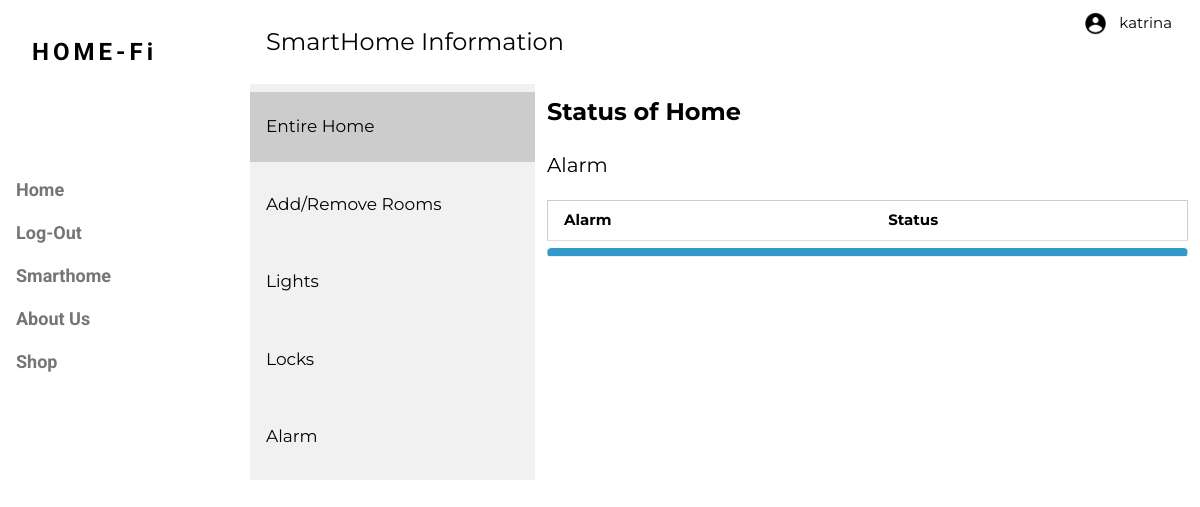
The page /status/ (signed in) on the database as committed earlier.
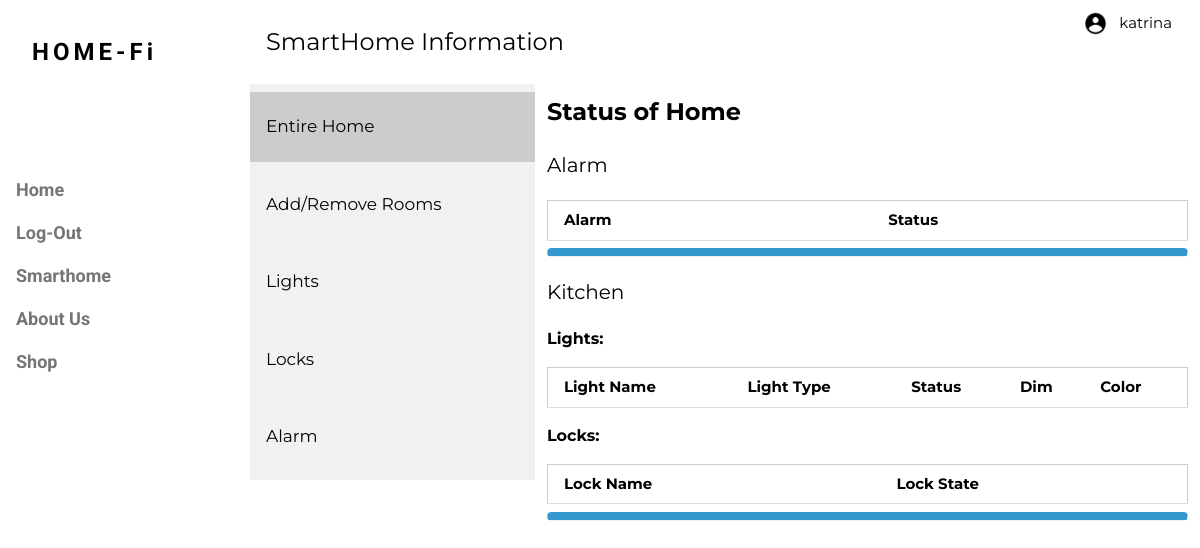
The same page on the database as committed later.
### homepg/models.py (models this page shows, shortened)
class Room(models.Model):
    owner = models.ForeignKey(User, on_delete=models.CASCADE)
    roomName = models.CharField(max_length=20)

### homepg/views.py (the view)
# urls.py: path("status/", views.status, name="status-page"),
def status(request):
    dbEntries = {
        'rooms': Room.objects.filter(owner=request.user),
        'lights': Light.objects.filter(owner=request.user),
        'locks': Lock.objects.filter(owner=request.user),
        'alarms': Alarm.objects.filter(owner=request.user),
    }
    return render(request, "homepg/smarthome.html", dbEntries)

### homepg/templates/homepg/smarthome.html (shortened to what this page needs)
{% extends "homepg/base.html" %}
{% block content %}
	<header class="w3-container w3-xlarge">
		<p class="w3-left">SmartHome Information</p>
		<p class="w3-right">
			<table>
				<tr>
					<td>{% load static %}<img class="w3-icons" src="{% static 'images/UserIcon.png' %}" alt="Account Icon" style="float: right" /> </td>
					{% if user.is_authenticated %}
						<td style="font-size: 15px;padding:10px"> {{user.username}}</td>
					{% else %}
						<td style="font-size: 15px;padding:10px"> Guest </td>
					{% endif %}
				</tr>
			</table>
		</p>
	</header>
    <div class="tab">
	  <button class="tablinks" onclick="openTab(event, 'Entire Home')" id="defaultOpen">Entire Home</button>
	  <button class="tablinks" onclick="openTab(event, 'Rooms')"> Add/Remove Rooms</button>
	  <button class="tablinks" onclick="openTab(event, 'Lights')">Lights</button>
		<button class="tablinks" onclick="openTab(event, 'Locks')">Locks</button>
		<button class="tablinks" onclick="openTab(event, 'Alarm')">Alarm</button>
	</div>
	<div id="Entire Home" class="tabcontent" style="border:none">
	  <h3 style="font-weight:bold">Status of Home</h3>
		<p style="font-size:20px">Alarm</p>
		<table class="w3-table-all">
			<tr>
				<th>Alarm</th>
				<th>Status</th>
			</tr>
		</table>
		<hr style="  border-top: 8px solid #3399cc; border-radius: 5px;" />
            {% for room in rooms %}
                <p style="font-size:20px"> {{ room.roomName }} </p>
                <p style="font-size:16px; font-weight:bold"> Lights: </p>
				<table class="w3-table w3-table-all">
				<tr>
					<th>Light Name</th>
					<th> Light Type </th>
					<th>Status</th>
					<th>Dim</th>
					<th>Color</th>
				</tr>
				</table>
				<p style="font-size:16px; font-weight:bold"> Locks: </p>
					<table class="w3-table w3-table-all">
					<tr>
						<th>Lock Name</th>
						<th> Lock State </th>
					</tr>
					</table>
		<hr style="  border-top: 8px solid #3399cc; border-radius: 5px;" />
            {% endfor %}
	</div>
{% endblock content %}

Rows that differ between the two databases and show on the page:
added Room: roomName "Kitchen"
